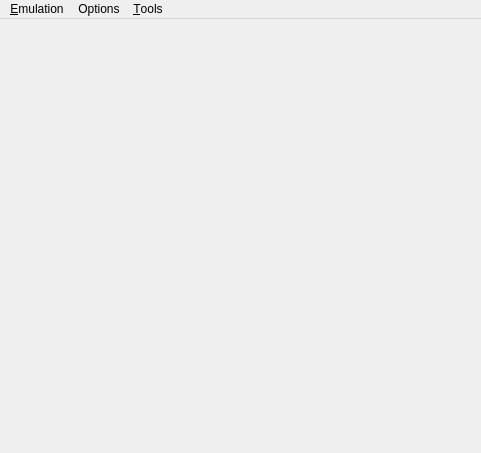
<?xml version="1.0" encoding="UTF-8"?>
<ui version="4.0">
 <author>Chay Nabors</author>
 <class>MainWindow</class>
 <widget class="QMainWindow" name="MainWindow">
  <property name="geometry">
   <rect>
    <x>0</x>
    <y>0</y>
    <width>481</width>
    <height>453</height>
   </rect>
  </property>
  <property name="windowTitle">
   <string>trtle</string>
  </property>
  <widget class="QWidget" name="centralwidget">
   <property name="minimumSize">
    <size>
     <width>160</width>
     <height>144</height>
    </size>
   </property>
   <property name="sizeIncrement">
    <size>
     <width>160</width>
     <height>144</height>
    </size>
   </property>
   <layout class="QVBoxLayout" name="verticalLayout">
    <property name="spacing">
     <number>0</number>
    </property>
    <property name="leftMargin">
     <number>0</number>
    </property>
    <property name="topMargin">
     <number>0</number>
    </property>
    <property name="rightMargin">
     <number>0</number>
    </property>
    <property name="bottomMargin">
     <number>0</number>
    </property>
   </layout>
  </widget>
  <widget class="QMenuBar" name="menubar">
   <property name="geometry">
    <rect>
     <x>0</x>
     <y>0</y>
     <width>481</width>
     <height>21</height>
    </rect>
   </property>
   <property name="inputMethodHints">
    <set>Qt::ImhNone</set>
   </property>
   <widget class="QMenu" name="menuFile">
    <property name="title">
     <string>&amp;Emulation</string>
    </property>
    <addaction name="actionLoadFile"/>
    <addaction name="actionReset"/>
   </widget>
   <widget class="QMenu" name="menuDebug">
    <property name="title">
     <string>&amp;Tools</string>
    </property>
    <addaction name="actionTilesetViewer"/>
    <addaction name="actionBackgroundViewer"/>
    <addaction name="actionOAMViewer"/>
   </widget>
   <widget class="QMenu" name="menuOptions">
    <property name="title">
     <string>Options</string>
    </property>
    <addaction name="actionFullscreen"/>
   </widget>
   <addaction name="menuFile"/>
   <addaction name="menuOptions"/>
   <addaction name="menuDebug"/>
  </widget>
  <action name="actionTilesetViewer">
   <property name="checkable">
    <bool>true</bool>
   </property>
   <property name="enabled">
    <bool>true</bool>
   </property>
   <property name="text">
    <string>Tileset Viewer</string>
   </property>
  </action>
  <action name="actionBackgroundViewer">
   <property name="checkable">
    <bool>true</bool>
   </property>
   <property name="text">
    <string>Background Viewer</string>
   </property>
  </action>
  <action name="actionLoadFile">
   <property name="text">
    <string>Load Rom</string>
   </property>
   <property name="shortcut">
    <string>Ctrl+O</string>
   </property>
   <property name="shortcutVisibleInContextMenu">
    <bool>true</bool>
   </property>
  </action>
  <action name="actionFullscreen">
   <property name="text">
    <string>Fullscreen</string>
   </property>
   <property name="shortcut">
    <string>F11</string>
   </property>
  </action>
  <action name="actionReset">
   <property name="text">
    <string>Reset</string>
   </property>
  </action>
  <action name="actionOAMViewer">
   <property name="checkable">
    <bool>true</bool>
   </property>
   <property name="text">
    <string>OAM Viewer</string>
   </property>
  </action>
 </widget>
 <resources/>
 <connections/>
</ui>
